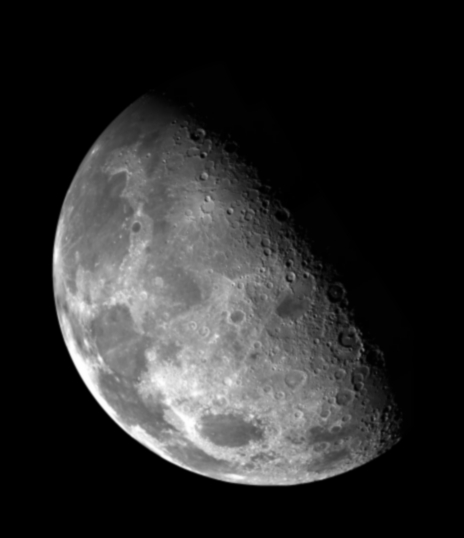
#> input picture images/luna.jpg, 464 x 538 px, found by its file name
$ python enhancement.py
#> lines starting #> are read from the running program, lines starting #| are printed output that depends on the picture
import skimage.io as io
import numpy as np
import matplotlib.pyplot as plt
import scipy.ndimage as ndi

def main():
    plt.close('all')
    x=np.float64(io.imread('images/luna.jpg')) #non ha senso la coversione in float
#> x: shape (538, 464) float64; min 0, max 255, mean 42.6
    h = np.array([
        [0, 0,  1, 0, 0],
        [0, 0,  0, 0, 0],
        [1, 0, -4, 0, 1],
        [0, 0,  0, 0, 0],
        [0, 0,  1, 0, 0]
    ])
    lap=ndi.correlate(x,h)
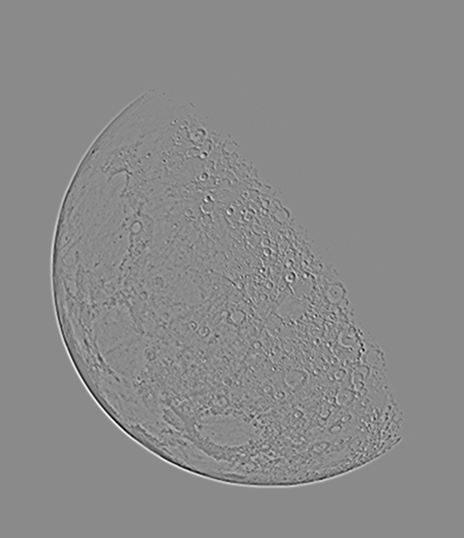
#> lap: shape (538, 464) float64; min -283, max 239, mean 0; drawn with min black and max white
    y=x-lap
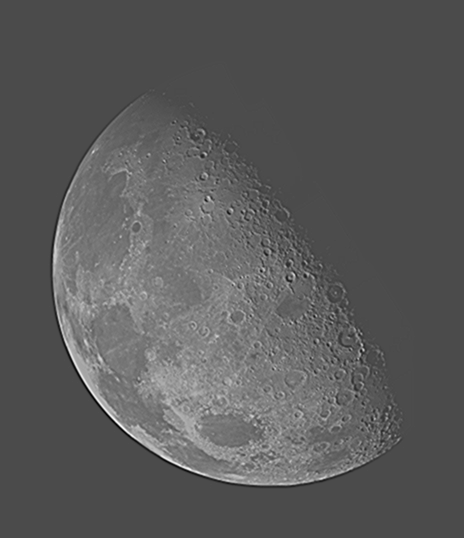
#> y: shape (538, 464) float64; min -217, max 512, mean 42.6; drawn with min black and max white

    plt.figure()
    plt.subplot(1,3,1)
    plt.imshow(x,cmap='gray',clim=[0,255])
    plt.subplot(1,3,2)
    plt.imshow(lap,cmap='gray',clim=[0,255])
    plt.subplot(1,3,3)
    plt.imshow(y,cmap='gray',clim=[0,255])

if __name__=='__main__':
    main()
    plt.show()
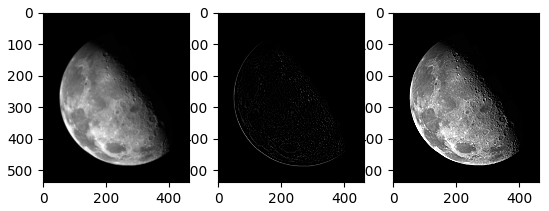
#> figure drawn by matplotlib, 3 panels
